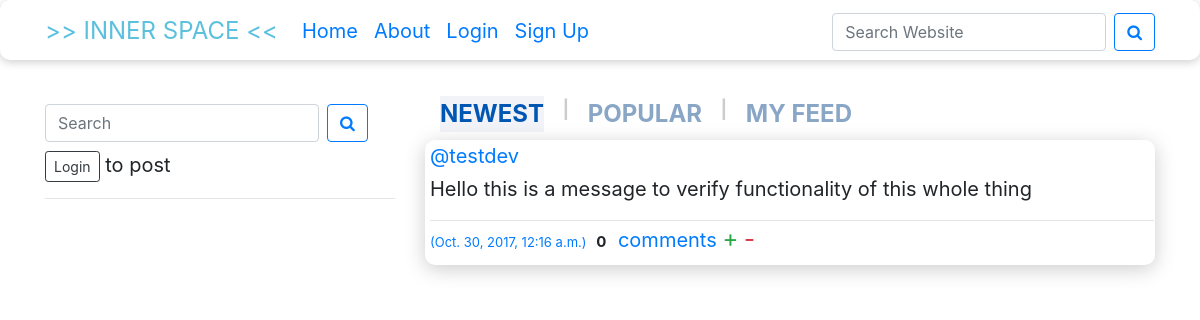
Before: / with the older database file.
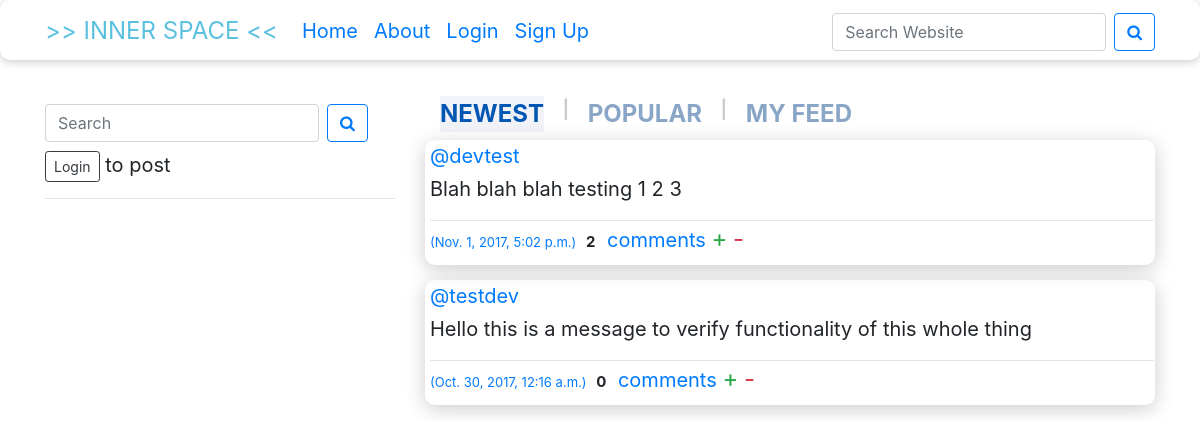
After: the same page with the newer database file.
### posts/models.py (models this page shows, shortened)
class Post(models.Model):
    user = models.ForeignKey(User,related_name='posts')
    create_date = models.DateTimeField(auto_now=True)
    message = models.TextField(max_length=4096)
    message_html = models.TextField(editable=False)
    community = models.ForeignKey(Community,related_name='posts',null=True,blank=True)
    class Meta:
        ordering = ['-create_date']
        unique_together = ('user','message')

### accounts/models.py (models this page shows, shortened)
class User(auth.models.AbstractUser):
    slug = models.SlugField(allow_unicode=True,unique=True)

### innerspace/views.py (the view)
# urls.py: 2. Add a URL to urlpatterns:  url(r'^$', views.home, name='home')
def home(request, postnav = 'newest'):
    if request.method.upper() == 'GET':
        context = {}
        if postnav == 'newest':
            posts = Post.objects.all().order_by('-create_date')
        elif postnav == 'popular':
            posts = Post.objects.all().order_by('-create_date')
        elif postnav == 'myfeed':
            if request.user.is_authenticated:
                print(request.user.username)
                posts = Post.objects.all().filter(user__username__iexact=request.user.username).order_by('-create_date')
            else:
                return redirect('accounts:login')
        context.update({
            postnav: posts,
            'user':request.user,
        })
        return render(request,'home.html',context)
    elif request.method.upper() == 'POST':
        pass

### templates/home.html
{% extends "base.html" %}
{% block content %}
  <div class="row">
    <div class="col-md-4">
        <form class="form-inline my-2 my-xs-0">
          <input class="form-control mr-sm-2" type="search" placeholder="Search" aria-label="Search" style='width:auto'>
          <button class="btn btn-outline-primary my-2 my-sm-0" type="submit">
            <i class="fa fa-search fa-3" aria-hidden="true"></i>
          </button>
        </form>
      {% if user.is_authenticated %}
        <div class="btn-sky">
          <a href="{% url 'posts:create' %}">
            New Post
          </a>
        </div>
      {% else %}
        <a href="{% url 'accounts:login' %}"
           class="btn btn-outline-dark btn-sm">
            Login
        </a>
        to post
      {% endif %}
      <hr>
    </div>
    <div class="col-md-8">
    {% include "posts/_nav.html" %}
    {% if newest %}
      {% for post in newest %}
        {% include "posts/_post.html" %}
      {% endfor %}
    {% elif popular %}
      {% for post in popular %}
        {% include "posts/_post.html" %}
      {% endfor %}
    {% elif myfeed %}
      {% for post in myfeed %}
        {% include "posts/_post.html" %}
      {% endfor %}
    {% endif %}
    </div>
  </div>
{% endblock %}

### posts/templates/posts/_post.html (shortened to what this page needs)
<div class="shadebox post-item">
    <div class="post-header">
      <div class="post-user">
        <a href="{% url 'accounts:user_profile' username=post.user.slug %}">
          @{{post.user.username}}
        </a>
      </div>
    </div>
    <div class='post-content'>
      {{post.message_html|safe}}
    </div>
    <hr style='padding:0; margin:0; margin-top:1px'>
    <div class="post-footer">
      <time class="post-time">
        <a href="{% url 'posts:single' pk=post.pk %}">
          ({{post.create_date}})
        </a>
      </time>
      <span class="badge">{{post.comments.count}}</span>
      <a href="{% url 'posts:single' pk=post.pk %}">comment{{post.comments.count|pluralize}}</a>
      <span class="text-success" style='font-size: 1.2em'>+</span>
      <span class="text-danger" style='font-size: 1.2em'>-</span>
    </div>
</div>

Changed rows visible on the page:
added Post: user.username "devtest", message_html "Blah blah blah testing 1 2 3", create_date "Nov. 1, 2017, 5:02 p.m.", comments.count "2"
